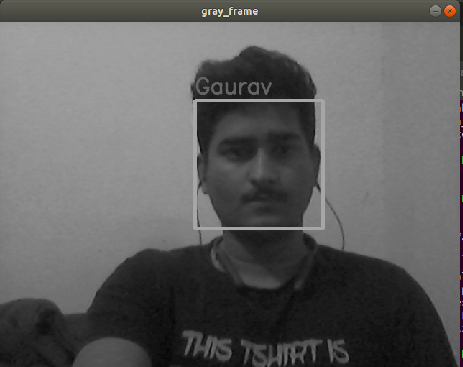
#> input picture face-captured.png, 463 x 367 px, given in place of the camera
$ python face_data_collect.py
#> lines starting #> are read from the running program, lines starting #| are printed output that depends on the picture
import cv2
import numpy as np

cap = cv2.VideoCapture(0)

#face Detection
face_cascade = cv2.CascadeClassifier("haarcascade_frontalface_alt.xml")

face_data = []

# Dataset_path = "./Face_recognition/"

filename = input("Enter the name of the person : ")
#> the answer given: face-captured.png

while True:

	ret, frame = cap.read()
#> frame is the input picture: shape (367, 463, 3); mean B, G, R 95.2, 95.6, 95.8

	if ret == False:
		continue

	gray_frame = cv2.cvtColor(frame, cv2.COLOR_BGR2GRAY)

	faces = face_cascade.detectMultiScale(gray_frame, 1.3, 4)
#> faces = [[201, 102, 122, 122]]

	if(len(faces) == 0):
		continue

	faces = sorted(faces, key=lambda f:f[2]*f[3])

	for face in faces[-1:]:
		x,y,w,h = face
		cv2.rectangle(gray_frame, (x,y), (x+w, y+h), (167,100,50), 3)

		# Extract the face from the frame : Region of interest
		offset = 10

		face_section = gray_frame[y-offset: y + h + offset, x - offset: x + w + offset]

		face_section = cv2.resize(face_section, (100, 100))

		face_data.append(face_section)
		print(len(face_section))
#> this loop made 1 pass
#> (x, y, w, h, offset) on pass 1: (201, 102, 122, 122, 10)
#| 100
#> pass 1, `face_section = gray_frame[y-offset: y + h + offset, x - offset: x + w ..`:
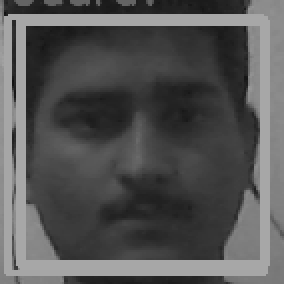
#> face_section: shape (142, 142) (shown 2 times larger); min 17, max 167, mean 84.4
#> pass 1, `face_section = cv2.resize(face_section, (100, 100))`:
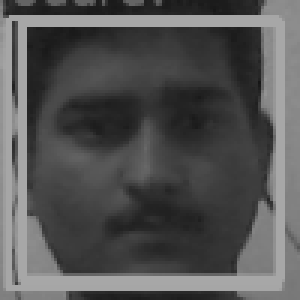
#> face_section: shape (100, 100) (shown 3 times larger); min 22, max 167, mean 83.7
#> after the loop:
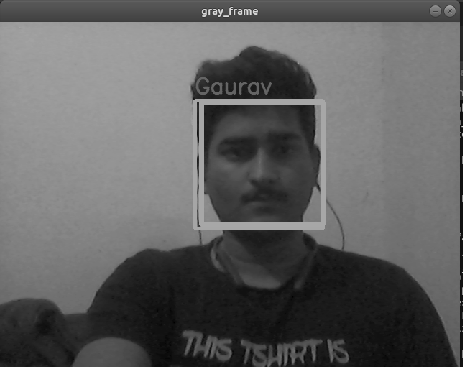
#> gray_frame: shape (367, 463); min 0, max 219, mean 96.6
#> after the loop, face_data = 1 item

	cv2.imshow("gray_frame", gray_frame)

	key_pressed = cv2.waitKey(1) & 0xFF
#> (key q is pressed here)

	if key_pressed == ord('q'):
		break;

# Convert Face data list into numpy array
face_data = np.asarray(face_data)
face_data = face_data.reshape(face_data.shape[0], -1)
print(face_data.shape)
#| (1, 10000)

# Save the face data into file system
np.save(filename+'.npy', face_data)
print("saved succesfully")

cap.release()
cv2.destroyAllWindows()
